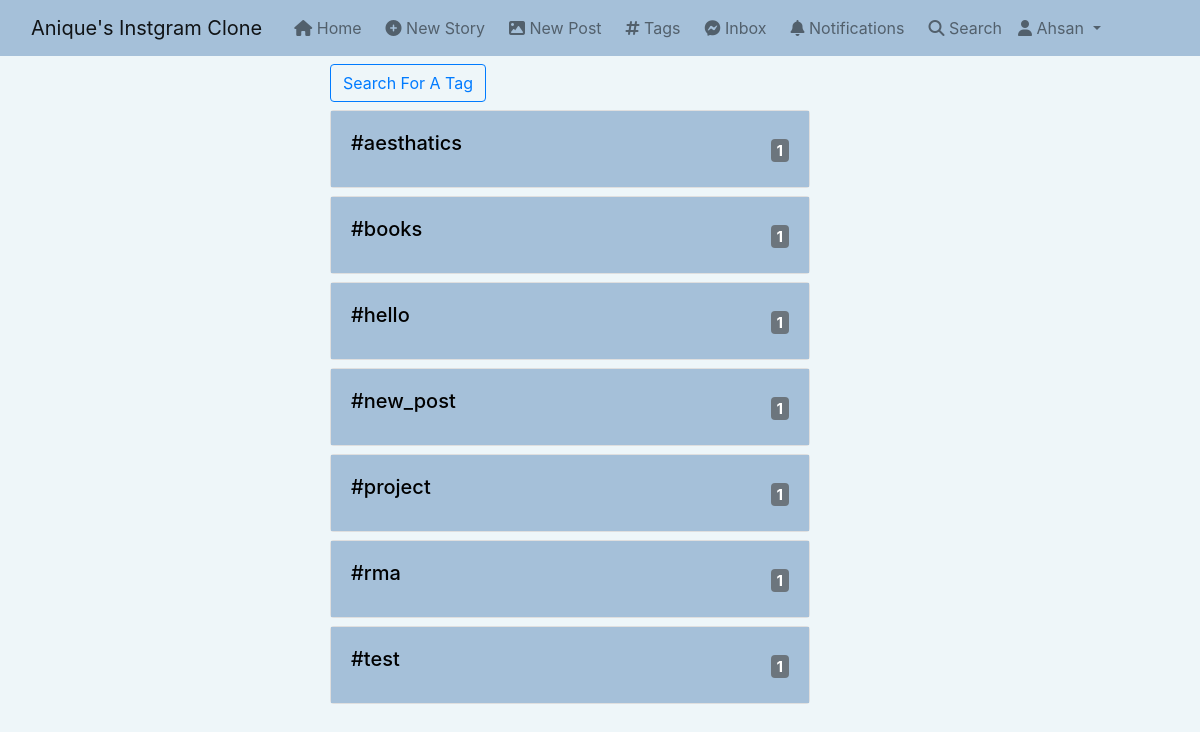
/tags (signed in), run on the app's committed database.
### post/models.py (models this page shows, shortened)
class Tag(models.Model):
    title = models.CharField(max_length=50,verbose_name='Tag')
    slug = models.SlugField(blank=True)
    class Meta:
        verbose_name_plural='Tags'
    def __str__(self):
        return self.title
    def get_absolute_url(self):
        return reverse("tag_posts", args=[self.slug])

### post/views.py (the view)
# urls.py: path('tags',views.tags,name='tags'),
@login_required
def tags(request):
    tags = Tag.objects.all().annotate(posts_count=Count('tags')).order_by('-posts_count')
    context={
        "tags":tags,
    }
    return render(request,"post/tags.html",context)

### django_instagram_clone/templates/post/tags.html
{% extends 'base.html' %} {% block content %}
<div class="container">
  <div class="row">
    <div class="col-md-8 offset-md-3 mt-2">
      <a href="{% url 'search_tag' %}" class="btn btn-outline-primary mb-2">Search For A Tag</a>
      {% for tag in tags %} {% if tag.posts_count >= 1 %}
      <div class="card mb-2" style="width: 30rem">
        <div class="card-body" style="background-color: #a5c0d9">
          <a
            href="{{tag.get_absolute_url}}"
            style="text-decoration: none; color: black"
            ><h5 class="card-title">
              #{{tag}}<span class="badge bg-secondary float-right mt-2"
                >{{tag.posts_count}}</span
              >
            </h5></a
          >
        </div>
      </div>
      {% endif %} {% endfor %}
    </div>
  </div>
</div>
{% endblock content %}

### django_instagram_clone/templates/base.html (shortened to what this page needs)
{% load static %}
<!DOCTYPE html>
<html lang="en">
  <head>
    <link
      href="https://cdn.jsdelivr.net/npm/bootstrap@5.0.2/dist/css/bootstrap.min.css"
      rel="stylesheet"
    />
    <link
      rel="stylesheet"
      href="https://cdnjs.cloudflare.com/ajax/libs/font-awesome/6.1.1/css/all.min.css"
    />
    <link
      rel="stylesheet"
      href="https://stackpath.bootstrapcdn.com/bootstrap/4.3.1/css/bootstrap.min.css"
    />
  </head>
  <body style="background-color: #eef6f9">
    <nav
      class="navbar navbar-expand-lg navbar-light"
      style="background-color: #a5c0d9"
    >
      <div class="container-fluid">
        <a class="navbar-brand" href="#">Anique's Instgram Clone</a>
        <div class="collapse navbar-collapse" id="navbarSupportedContent">
          <ul class="navbar-nav me-auto mb-2 mb-lg-0">
            <li class="nav-item ml-2">
              <a class="nav-link" aria-current="page" href="{% url 'index' %}"
                ><i class="fa fa-home"></i> Home</a
              >
            </li>
            <li class="nav-item ml-2">
              <a class="nav-link" href="{% url 'new_story' %}"
                ><i class="fa fa-plus-circle"></i> New Story</a
              >
            </li>
            <li class="nav-item ml-2">
              <a class="nav-link" href="{% url 'new_post' %}"
                ><i class="fa fa-image"></i> New Post</a
              >
            </li>
            <li class="nav-item ml-2">
              <a class="nav-link" href="{% url 'tags' %}"
                ><i class="fa fa-hashtag"></i> Tags</a
              >
            </li>
            <li class="nav-item ml-2">
              <a class="nav-link" href="{% url 'inbox' %}"
                ><i class="fa-brands fa-facebook-messenger"></i> Inbox
              </a>
            </li>
            <li class="nav-item ml-2">
              <a class="nav-link" href="{% url 'notifications' %}"
                ><i class="fa-solid fa-bell"></i> Notifications
              </a>
            </li>
            <li class="nav-item ml-2">
              <a class="nav-link" href="{% url 'search_user' %}"
                ><i class="fa-solid fa-search"></i> Search</a
              >
            </li>
            <li class="nav-item dropdown">
              <a
                class="nav-link dropdown-toggle"
                href="#"
                id="navbarDropdown"
                role="button"
                data-bs-toggle="dropdown"
                aria-expanded="false"
              >
                <i class="fa fa-user"></i> {{request.user.username|capfirst}}
              </a>
            </li>
          </ul>
        </div>
      </div>
    </nav>
    {% block content %}{% endblock content %}
  </body>
</html>

### data on the page
Tag: title "aesthatics", posts_count "1"
Tag: title "books", posts_count "1"
Tag: title "hello", posts_count "1"
Tag: title "new_post", posts_count "1"
Tag: title "project", posts_count "1"
Tag: title "rma", posts_count "1"
Tag: title "test", posts_count "1"

### other printed values
{{ request.user.username|capfirst }} "Ahsan"
